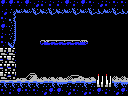

A 2D game scene composited from a Tiled map and its tileset images. What follows is a short description and the map's XML, with every tile layer's data as written:
An orthogonal 16x12 tile map with 8x8 px tiles, 1 tile layer (Tile Layer 1) and 9 objects (big-item, item, 4x4-item, door-left, door-up, ...).

<map version="1.0" orientation="orthogonal" renderorder="right-down" width="16" height="12" tilewidth="8" tileheight="8" nextobjectid="27">
 <properties>
  <property name="right" value="hole" />
 </properties>
 <tileset firstgid="1" name="tiles" tilewidth="8" tileheight="8" tilecount="256" columns="16">
  <image source="tiles.png" width="128" height="128" />
 </tileset>
 <layer name="Tile Layer 1" width="16" height="12">
  <data encoding="csv">
124,124,122,124,244,123,123,123,124,123,124,122,244,123,122,122,
244,201,131,131,130,132,130,132,131,130,131,130,133,131,130,133,
122,126,1,1,1,1,1,1,1,1,1,1,1,1,1,1,
124,252,1,1,1,1,1,1,1,1,1,1,1,1,1,1,
123,252,1,1,1,1,1,1,1,1,1,1,1,1,1,1,
122,134,1,1,1,138,255,255,255,255,140,1,1,1,1,1,
149,149,1,1,1,1,1,1,1,1,1,1,1,1,1,1,
147,149,1,1,1,1,1,1,1,1,1,1,1,1,1,1,
147,147,1,1,1,1,1,1,1,1,1,1,1,1,1,1,
149,147,97,103,104,98,98,98,100,101,102,98,253,253,99,99,
115,115,115,115,115,116,115,117,116,116,115,116,120,121,114,117,
122,123,124,122,122,244,124,124,244,122,244,123,124,123,244,124
</data>
 </layer>
 <objectgroup name="objects">
  <object id="14" type="big-item" x="48" y="16" width="32" height="24" />
  <object id="15" type="item" x="56" y="24" width="16" height="16" />
  <object id="16" type="4x4-item" x="16" y="48" width="32" height="32" />
  <object id="17" type="door-left" x="0" y="56" width="16" height="24" />
  <object id="18" type="door-up" x="48" y="0" width="32" height="16" />
  <object id="19" type="breakable-down" x="48" y="80" width="32" height="16" />
  <object id="22" type="breakable-up" x="48" y="0" width="32" height="16" />
  <object id="24" type="breakable-left" x="0" y="48" width="16" height="32" />
  <object id="26" type="door-down" x="48" y="80" width="32" height="16" />
 </objectgroup>
</map>
